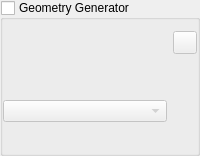
                       <widget class="QgsCollapsibleGroupBox" name="mGeometryGeneratorGroupBox">
                        <property name="toolTip">
                         <string>&lt;html&gt;&lt;head/&gt;&lt;body&gt;&lt;p&gt;&lt;span style=&quot; font-weight:600;&quot;&gt;Generates or transforms the geometry to be used for labeling&lt;/span&gt;&lt;/p&gt;&lt;p&gt;The expression will be applied to each feature while rendering and the label will be placed based on the expression result.&lt;/p&gt;&lt;/body&gt;&lt;/html&gt;</string>
                        </property>
                        <property name="title">
                         <string>Geometry Generator</string>
                        </property>
                        <property name="checkable">
                         <bool>true</bool>
                        </property>
                        <property name="checked">
                         <bool>false</bool>
                        </property>
                        <layout class="QGridLayout" name="gridLayout_41">
                         <property name="leftMargin">
                          <number>0</number>
                         </property>
                         <property name="rightMargin">
                          <number>0</number>
                         </property>
                         <item row="1" column="0" rowspan="2">
                          <widget class="QgsCodeEditorExpression" name="mGeometryGenerator" native="true"/>
                         </item>
                         <item row="2" column="1">
                          <spacer name="verticalSpacer_9">
                           <property name="orientation">
                            <enum>Qt::Orientation::Vertical</enum>
                           </property>
                           <property name="sizeHint" stdset="0">
                            <size>
                             <width>20</width>
                             <height>40</height>
                            </size>
                           </property>
                          </spacer>
                         </item>
                         <item row="1" column="1">
                          <widget class="QToolButton" name="mGeometryGeneratorExpressionButton"/>
                         </item>
                         <item row="4" column="0">
                          <widget class="QLabel" name="mGeometryGeneratorWarningLabel">
                           <property name="text">
                            <string/>
                           </property>
                           <property name="wordWrap">
                            <bool>true</bool>
                           </property>
                          </widget>
                         </item>
                         <item row="3" column="0">
                          <widget class="QComboBox" name="mGeometryGeneratorType">
                           <property name="sizePolicy">
                            <sizepolicy hsizetype="MinimumExpanding" vsizetype="Fixed">
                             <horstretch>0</horstretch>
                             <verstretch>0</verstretch>
                            </sizepolicy>
                           </property>
                          </widget>
                         </item>
                        </layout>
                       </widget>
